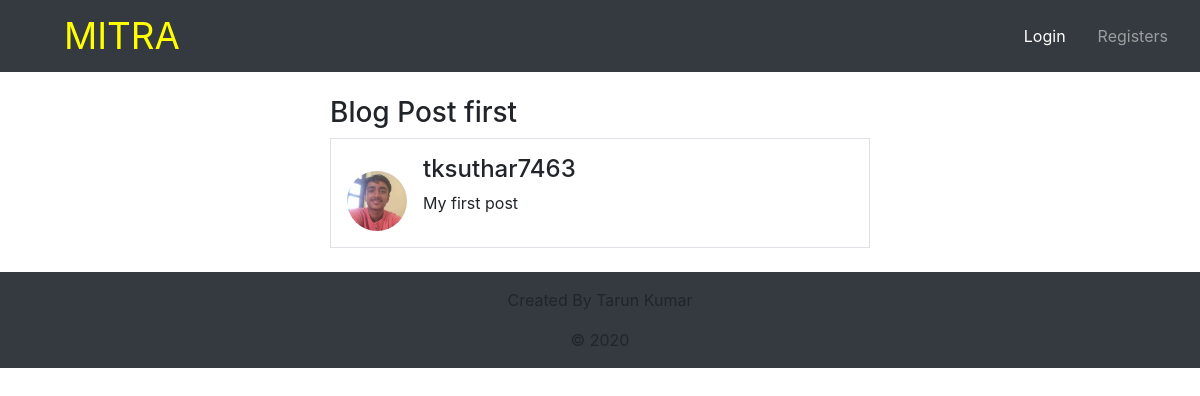
Page /blog/post/1/ on the committed database.
### blog/models.py (models this page shows, shortened)
class post(models.Model):
    title=models.CharField(max_length=100)
    author=models.ForeignKey(User,on_delete=models.CASCADE)
    content=models.TextField()
    posted_date=models.DateTimeField(default=timezone.now)

### users/models.py (models this page shows, shortened)
class Profile(models.Model):
    user=models.OneToOneField(User,on_delete=models.CASCADE)
    image=models.ImageField(default='default.jpg',upload_to='profile_pics')

### blog/views.py (the view)
# urls.py: path('post/<int:pk>/', PostDetailView.as_view(),name='post-detail'),
class PostDetailView(DetailView):
	model=post

### blog/templates/blog/post_detail.html (shortened to what this page needs)
{% extends "blog/base.html" %}
{% block content%}
<div class="container">
  <h3>{{object.title}}</h3>
  <div class="media border p-3">
    <img src="{{object.author.profile.image.url}}"  class="mr-3 mt-3 rounded-circle" style="width:60px;">
    <div class="media-body">
      <h4>{{ object.author }}<small></small></h4>
      <p>{{object.content}}</p>
    </div>
  </div>
</div>
{% endblock content %}

### rows in the picture
post: title "Blog Post first", author.profile.image (picture), author "tksuthar7463", content "My first post"
